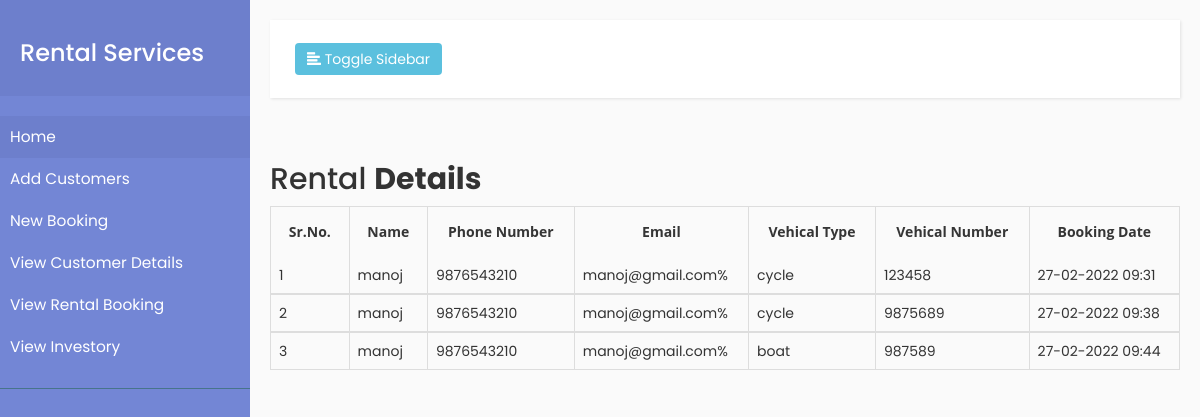
The page /rental-details on the database its author committed.
### leadzenApp/models.py (models this page shows)
class booking_details(models.Model):
    id =  models.IntegerField(primary_key=True,blank=True)
    vehical_name = models.CharField(max_length=100)
    vehical_number = models.IntegerField(max_length=100)
    name = models.CharField(max_length=100)
    email = models.EmailField(max_length=100)
    phone_number = models.CharField(max_length=10)
    booking_date =  models.DateTimeField(auto_now_add=True)

### leadzenApp/views.py (the view)
# urls.py: path('rental-details',views.rental_details,name='rental_details'),
def rental_details(request):
    booking_obj = booking_details.objects.all()
    print(booking_obj)
    context={'booking_obj':booking_obj}
    return render(request,'rental_details.html',context)

### leadzenApp/templates/rental_details.html (shortened to what this page needs)
{% extends 'base.html' %}
{% block body %}
<head>
{% load static %}
<link rel="stylesheet" href="{% static '/assets/css/view_customer.css' %}">
</head>
<body>
<div class="container-lg">
    <div class="table-responsive">
        <div class="table-wrapper">
            <div class="table-title">
                <div class="row" style="margin-top:5px">
                    <div class="col-sm-8"><h2>Rental <b>Details</b></h2></div>
                </div>
            </div>
            <form method="post" id="data_validation"  enctype="multipart/form-data">
            <table class="table table-bordered">
                <thead>
                    <tr>
                        <th>Sr.No.</th>
                        <th>Name</th>
                        <th>Phone Number</th>
                        <th>Email</th>
                        <th>Vehical Type</th>
                        <th>Vehical Number</th>
                        <th>Booking Date</th>
                    </tr>
                </thead>
                {% for i in booking_obj %}
                <tbody>
                    <tr>
                        <td>{{forloop.counter}}</td>
                        <td>{{i.name}}</td>
                          <td>{{i.phone_number}}</td>
                          <td>{{i.email}}%</td>
                        <td>{{i.vehical_name}}</td>
                        <td>{{i.vehical_number}}</td>
                        <td>{{i.booking_date|date:'d-m-Y H:i'}}</td>
                    </tr>
                </tbody>
                {% endfor %}
            </table>
            </form>
        </div>
    </div>
</div>
{% endblock body %}

### static/assets/css/style.css (style rules this page uses)
body { font-family: 'Poppins', sans-serif; background: #fafafa; }

### static/assets/css/view_customer.css (style rules this page uses)
th { text-align: left; font: normal normal 700 14px/17px Open Sans; letter-spacing: 0px; color: #353535; opacity: 1; border-bottom:none !important; padding:15px !important; text-align:center !important; }
td { border-bottom:none !important; border-top:none !important; }

### rows shown on the page
booking_details: name "manoj", phone_number "9876543210", email "manoj@gmail.com", vehical_name "cycle", vehical_number "123458", booking_date "27-02-2022 09:31"
booking_details: name "manoj", phone_number "9876543210", email "manoj@gmail.com", vehical_name "cycle", vehical_number "9875689", booking_date "27-02-2022 09:38"
booking_details: name "manoj", phone_number "9876543210", email "manoj@gmail.com", vehical_name "boat", vehical_number "987589", booking_date "27-02-2022 09:44"
